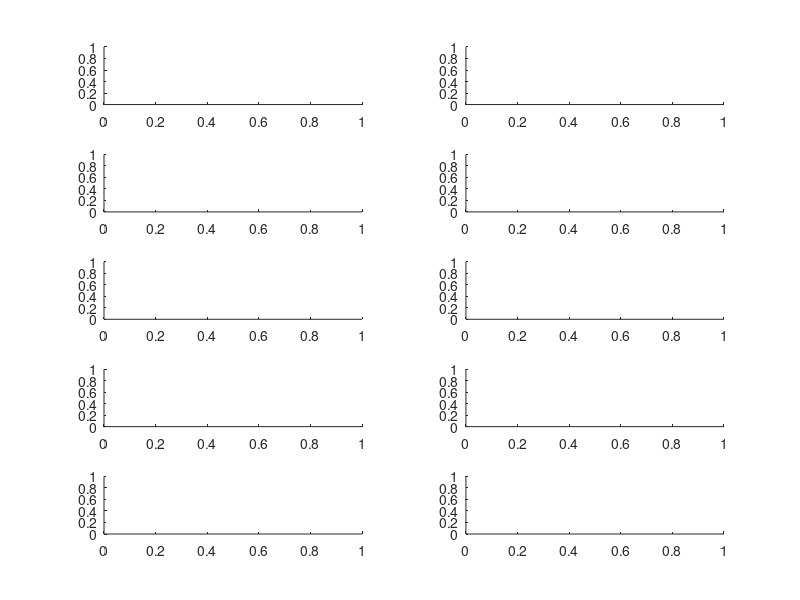

This chart was generated by the following MATLAB code: (Note: this script raises an error after producing the figure.)
% Derived from code originally written by Shifu Jiang

addpath( '../FigureUtils' );

clear all; %#ok<CLALL>

InitialState = zeros( 7, 1 );
ShockSequence = zeros( 2, 1 );

save( 'InitialStateFile.mat', 'InitialState' );
save( 'ShockSequenceFile.mat', 'ShockSequence' );

ABFig2 = figure;
for j = 1 : 10
    subplot( 5, 2, j );
end
ABFig3 = figure;

Internal( ABFig2, ABFig3, 'dynareOBC AB06 InitialStateFile=InitialStateFile.mat ShockSequenceFile=ShockSequenceFile.mat NoCleanup NoRestorePath NoPoolClose NoClearAll Bypass' );
Internal( ABFig2, ABFig3, 'dynareOBC AB06 InitialStateFile=InitialStateFile.mat ShockSequenceFile=ShockSequenceFile.mat NoCleanup NoRestorePath NoPoolClose NoClearAll Cubature CubatureRegions=10 CubatureCATCHDegree=2' ); % PeriodsOfUncertainty=128

CurrentPool = gcp( 'nocreate' );
if ~isempty( CurrentPool )
    delete( CurrentPool );
end

dynareOBCCleanUp;

figure( ABFig2 );
Titles = { '$u\rightarrow y$', '$g\rightarrow y$', '$u\rightarrow \pi$', '$g\rightarrow \pi$', '$u\rightarrow i$', '$g\rightarrow i$', '$u\rightarrow \gamma^1$', '$g\rightarrow \gamma^1$', '$u\rightarrow \gamma^2$', '$g\rightarrow \gamma^2$' };
PrepareFigure( 40, Titles, true );
SaveFigure( [ 0.5, 1 ], 'ABFig2' );

figure( ABFig3 );
Titles = { '$g\rightarrow i$' };
PrepareFigure( 40, Titles, true );
SaveFigure( [ 0.5, 0.5 ], 'ABFig3' );

delete InitialStateFile.mat;
delete ShockSequenceFile.mat;

function Internal( ABFig2, ABFig3, CurrentToCall )

    global M_ options_ oo_ dynareOBC_
    
    M_         = [];
    options_   = [];
    oo_        = [];
    dynareOBC_ = [];

    CurrentPool = gcp( 'nocreate' );
    if ~isempty( CurrentPool )
        delete( CurrentPool );
    end
    
    eval( CurrentToCall );

    Nv = size(oo_.endo_simul,1);

    % g_scale = (-5.6:0.1:-4.6)/100;
    g_scale = (-10:0.1:10)/100;
    gshock_scale = g_scale ./ -0.01524;
    g_scale = g_scale * 100;
    
    policy_fun = zeros(Nv,size(gshock_scale,2));
    for ii = 1:size(gshock_scale,2)
        ShockSequence = [0;gshock_scale(ii)];
        save( 'ShockSequenceFile.mat', 'ShockSequence' );
        [ oo__, ~ ] = RunStochasticSimulation( M_, options_, oo_, dynareOBC_ );
        policy_fun(:,ii)=oo__.endo_simul;
        disp( ii );
    end
    
    figure( ABFig2 );
    
    hold on;
    y    = 100*policy_fun(1,:);
    pi   = 400*policy_fun(2,:);
    i    = 400*policy_fun(3,:);
    gam1 = 100*policy_fun(4,:);
    gam2 = 100*policy_fun(5,:);
    
    subplot(5,2,2);
    hold on;
    plot(g_scale,y);
    subplot(5,2,4);
    hold on;
    plot(g_scale,pi);
    subplot(5,2,6);
    hold on;
    plot(g_scale,i);
    subplot(5,2,8);
    hold on;
    plot(g_scale,gam1);
    subplot(5,2,10);
    hold on;
    plot(g_scale,gam2);

    u_scale = (-0.6:0.1:0.6)/100;
    ushock_scale = u_scale ./ -0.00154;
    u_scale = u_scale * 100;

    policy_fun = zeros(Nv,size(ushock_scale,2));
    for ii = 1:size(ushock_scale,2)
        ShockSequence = [ushock_scale(ii);0];
        save( 'ShockSequenceFile.mat', 'ShockSequence' );
        [ oo__, ~ ] = RunStochasticSimulation( M_, options_, oo_, dynareOBC_ );
        policy_fun(:,ii)=oo__.endo_simul;
        disp( ii );
    end
    
    figure( ABFig3 );

    hold on;
    plot(g_scale,i,'DisplayName','i');
    set( gca, 'XLim', [-5.6,-4.6] );

    figure( 1 );
    
    hold on;
    y    = 100*policy_fun(1,:);
    pi   = 400*policy_fun(2,:);
    i    = 400*policy_fun(3,:);
    gam1 = 100*policy_fun(4,:);
    gam2 = 100*policy_fun(5,:);
    
    subplot(5,2,1);
    hold on;
    plot(u_scale,y);
    subplot(5,2,3);
    hold on;
    plot(u_scale,pi);
    subplot(5,2,5);
    hold on;
    plot(u_scale,i);
    subplot(5,2,7);
    hold on;
    plot(u_scale,gam1);
    subplot(5,2,9);
    hold on;
    plot(u_scale,gam2);

end
